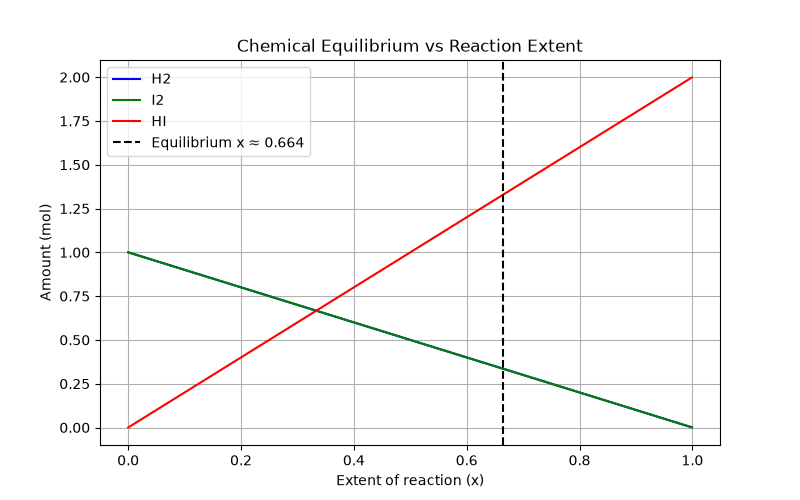

Python code for this plot:
"""
PW2 Lab B Part 4 -- chemical equilibrium via the equilibrium constant K.

Reaction  H2 + I2 <=> 2 HI, starting from 1 mol H2 and 1 mol I2.
As the reaction proceeds by an extent x:  H2 = 1-x,  I2 = 1-x,  HI = 2x.
At equilibrium the composition satisfies the equilibrium constant
        K = [HI]^2 / ([H2][I2]) = (2x)^2 / ((1-x)(1-x)).
Given K, find the extent x. Solve it TWO ways and compare.
Run:  python equilibrium.py
"""
import numpy as np
import matplotlib.pyplot as plt
from scipy.optimize import newton, minimize

K = 15.6
a = b = 1.0

# TODO 1: write k_imbalance(x) = (2x)^2/((a-x)(b-x)) - K.
#         It equals zero exactly at equilibrium.
def k_imbalance(x):
    return (2 * x)**2 / ((a - x) * (b - x)) - K

# TODO 2 (method 1): use scipy.optimize.newton to find the root of k_imbalance
#         (start x0=0.5). This is root-finding.
x_newton = newton(k_imbalance, x0=0.5)
print(f"Newton method equilibrium x: {x_newton:.4f}")

# TODO 3 (method 2): use scipy.optimize.minimize to minimise k_imbalance(x)**2
#         (method "SLSQP", bounds [(0, 0.999)], x0=[0.5]). Print both answers
#         and confirm they agree.
def objective(x):
    # x is passed as an array [x_val] by minimize
    val = x[0] if hasattr(x, '__len__') else x
    return k_imbalance(val)**2

result_slsqp = minimize(objective, x0=[0.5], method="SLSQP", bounds=[(0, 0.999)])
x_slsqp = result_slsqp.x[0]
print(f"SLSQP method equilibrium x: {x_slsqp:.4f}")

# Confirm they agree
print(f"Do they agree? Extent difference: {abs(x_newton - x_slsqp):.2e}")

# TODO 4: report the equilibrium amounts (H2, I2, HI), and plot how the three
#         amounts change with the extent x, marking the equilibrium. Save
#         equilibrium.png.
eq_h2 = a - x_newton
eq_i2 = b - x_newton
eq_hi = 2 * x_newton

print(f"\nEquilibrium amounts:")
print(f"  H2 = {eq_h2:.4f} mol")
print(f"  I2 = {eq_i2:.4f} mol")
print(f"  HI = {eq_hi:.4f} mol")

# Plotting
x_vals = np.linspace(0, 0.999, 200)
h2_vals = a - x_vals
i2_vals = b - x_vals
hi_vals = 2 * x_vals

plt.figure(figsize=(8, 5))
plt.plot(x_vals, h2_vals, label="H2", color="blue")
plt.plot(x_vals, i2_vals, label="I2", color="green")
plt.plot(x_vals, hi_vals, label="HI", color="red")
plt.axvline(x_newton, color="black", linestyle="--", label=f"Equilibrium x ≈ {x_newton:.3f}")
plt.xlabel("Extent of reaction (x)")
plt.ylabel("Amount (mol)")
plt.title("Chemical Equilibrium vs Reaction Extent")
plt.legend()
plt.grid(True)
plt.savefig("equilibrium.png")
plt.show()
